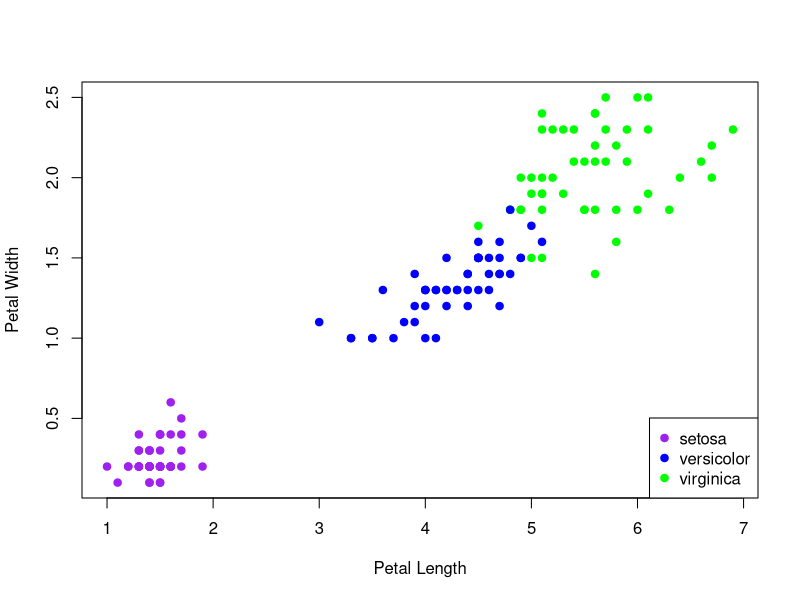

Write R code to recreate this figure.
#This mixes the data and then assigns IRIS to read it in the mixed order
oo <- sample(x=1:150, 150, replace=FALSE)
mix <- iris[oo,]

#This works with the dataset in order
species <- iris$Species
color <- rep("red", 150)
species == "setosa"
color[species == "setosa"] <- "purple"
color
color[species == "versicolor"] <- "blue"
color
color[species == "virginica"] <- "green"
color

#This works for the mixed dataset
species2 <- mix$Species
color2 <- rep("red", 150)
species2 == "setosa"
color2[species2 == "setosa"] <- "purple"
color2
color2[species2 == "versicolor"] <- "blue"
color2
color2[species2 == "virginica"] <- "green"
color2

plot(mix$Petal.Length, mix$Petal.Width, cex=1, pch=19, col=color2, xlab = "Petal Length", ylab = "Petal Width")
legend('bottomright', legend = levels(iris$Species), col = c("purple", "blue", "green"), cex = 1, pch = 19)
